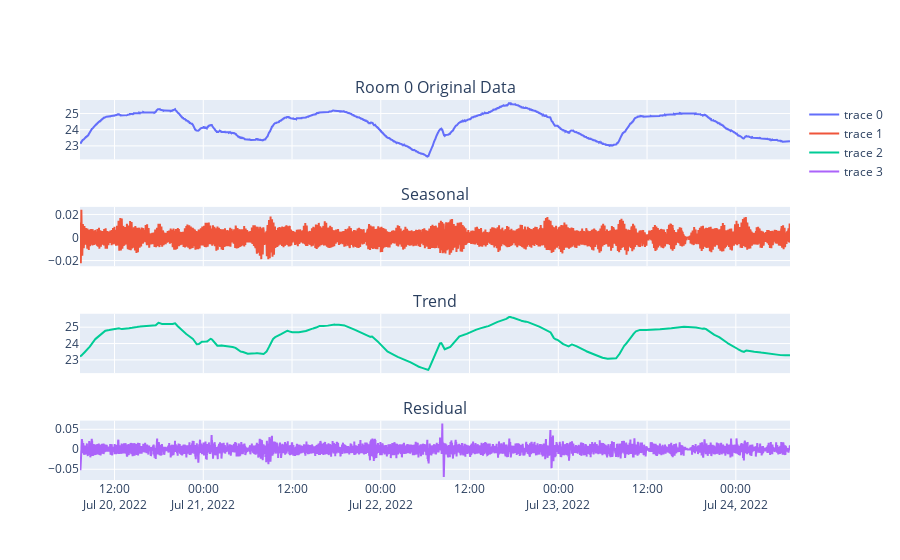

The code cell stored with this chart in its notebook:
### Code cell
fig = make_subplots(rows=4, cols=1, shared_xaxes=True, subplot_titles=("Room 0 Original Data", "Seasonal", "Trend", "Residual"))
fig.add_trace(go.Scatter(
x=df02.index,
y=df02["Temp C"],
), row=1, col=1)

fig.add_trace(go.Scatter(
x=df02.index,
y=seasonal,
), row=2, col=1)

fig.add_trace(go.Scatter(
x=df02.index,
y=trend,
), row=3, col=1)

fig.add_trace(go.Scatter(
x=df02.index,
y=resid,
), row=4, col=1)

### Figure 1 — Plotly figure (JSON) as saved in the notebook; plotly's stock layout.template omitted (floating-point values rounded to 4 significant figures; data arrays with more than 128 entries replaced by an {"elided": "..."} marker saying what was removed)
{"data": [{"type": "scatter", "x": {"elided": "11520 str values"}, "xaxis": "x", "y": {"elided": "11520 float values"}, "yaxis": "y"}, {"type": "scatter", "x": {"elided": "11520 str values"}, "xaxis": "x2", "y": {"elided": "11520 float values"}, "yaxis": "y2"}, {"type": "scatter", "x": {"elided": "11520 str values"}, "xaxis": "x3", "y": {"elided": "11520 float values"}, "yaxis": "y3"}, {"type": "scatter", "x": {"elided": "11520 str values"}, "xaxis": "x4", "y": {"elided": "11520 float values"}, "yaxis": "y4"}], "layout": {"annotations": [{"font": {"size": 16}, "showarrow": false, "text": "Room 0 Original Data", "x": 0.5, "xanchor": "center", "xref": "paper", "y": 1, "yanchor": "bottom", "yref": "paper"}, {"font": {"size": 16}, "showarrow": false, "text": "Seasonal", "x": 0.5, "xanchor": "center", "xref": "paper", "y": 0.7188, "yanchor": "bottom", "yref": "paper"}, {"font": {"size": 16}, "showarrow": false, "text": "Trend", "x": 0.5, "xanchor": "center", "xref": "paper", "y": 0.4375, "yanchor": "bottom", "yref": "paper"}, {"font": {"size": 16}, "showarrow": false, "text": "Residual", "x": 0.5, "xanchor": "center", "xref": "paper", "y": 0.1562, "yanchor": "bottom", "yref": "paper"}], "xaxis": {"anchor": "y", "domain": [0, 1], "matches": "x4", "showticklabels": false}, "xaxis2": {"anchor": "y2", "domain": [0, 1], "matches": "x4", "showticklabels": false}, "xaxis3": {"anchor": "y3", "domain": [0, 1], "matches": "x4", "showticklabels": false}, "xaxis4": {"anchor": "y4", "domain": [0, 1]}, "yaxis": {"anchor": "x", "domain": [0.8438, 1]}, "yaxis2": {"anchor": "x2", "domain": [0.5625, 0.7188]}, "yaxis3": {"anchor": "x3", "domain": [0.2812, 0.4375]}, "yaxis4": {"anchor": "x4", "domain": [0, 0.1562]}}}
